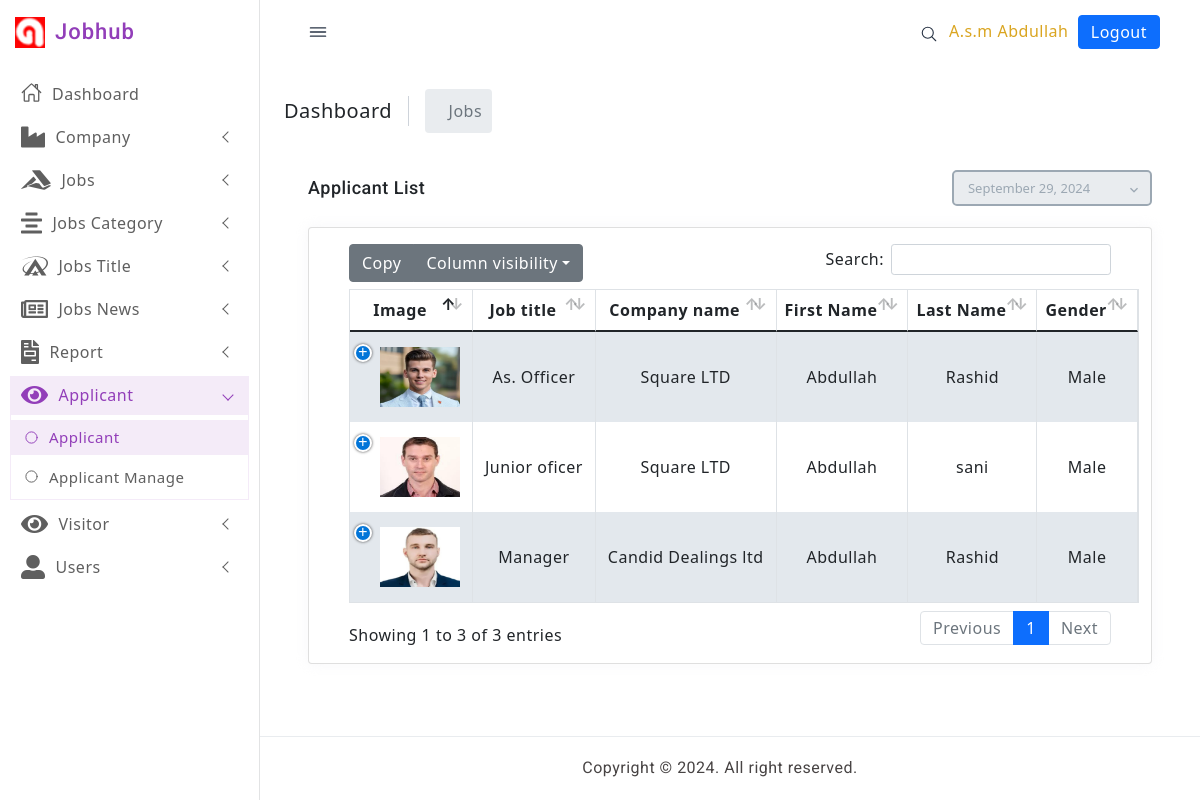
Screenshot of /admin/applicant_info.php (signed in) with the database file from the repository.
### tables this page shows
CREATE TABLE `applicant` (
  `id` int(11) NOT NULL,
  `title` varchar(50) NOT NULL,
  `company_name` varchar(50) NOT NULL,
  `fname` varchar(50) NOT NULL,
  `lname` varchar(50) NOT NULL,
  `gender` varchar(30) NOT NULL,
  `birth` date NOT NULL,
  `education` varchar(50) NOT NULL,
  `email` varchar(30) NOT NULL,
  `contact` varchar(20) NOT NULL,
  `experience` varchar(20) NOT NULL,
  `skill` varchar(20) NOT NULL,
  `address` varchar(50) NOT NULL,
  `about` varchar(150) NOT NULL,
  `resume` varchar(100) NOT NULL,
  `photo` varchar(200) NOT NULL,
  `status` varchar(200) NOT NULL
);

### admin/applicant_info.php (the view, shortened to what this page needs)
<?php
require('connection.php');
$user_first_name = $_SESSION['user_first_name'];
$user_last_name = $_SESSION['user_last_name'];
if (!empty($user_first_name) && !empty($user_last_name)) {
?>
  <!doctype html>
  <html lang="en">
  <head>
    <link href="assets/css/pace.min.css" rel="stylesheet" />
    <link href="assets/plugins/simplebar/css/simplebar.css" rel="stylesheet" />
    <link href="assets/plugins/perfect-scrollbar/css/perfect-scrollbar.css" rel="stylesheet" />
    <link href="assets/plugins/metismenu/css/metisMenu.min.css" rel="stylesheet" />
    <link href="assets/css/bootstrap.min.css" rel="stylesheet">
    <link href="assets/css/bootstrap-extended.css" rel="stylesheet">
    <link href="assets/css/style.css" rel="stylesheet">
    <link href="assets/css/icons.css" rel="stylesheet">
    <link href="assets/css/dark-theme.css" rel="stylesheet" />
    <link href="assets/css/semi-dark.css" rel="stylesheet" />
    <link href="assets/css/header-colors.css" rel="stylesheet" />
    <link href="plugins/bootstrap-datepicker/css/bootstrap-datepicker.min.css" rel="stylesheet">
    <link href="plugins/datatables/dataTables.bootstrap4.min.css" rel="stylesheet" type="text/css" />
    <link href="plugins/datatables/buttons.bootstrap4.min.css" rel="stylesheet" type="text/css" />
    <link href="plugins/datatables/responsive.bootstrap4.min.css" rel="stylesheet" type="text/css" />
    <link href="ass/css/bootstrap.min.css" rel="stylesheet" type="text/css">
    <link href="ass/css/metismenu.min.css" rel="stylesheet" type="text/css">
    <link href="ass/css/icons.css" rel="stylesheet" type="text/css">
    <link href="ass/css/style.css" rel="stylesheet" type="text/css">
    <link href="https://cdn.jsdelivr.net/npm/bootstrap@5.0.2/dist/css/bootstrap.min.css" rel="stylesheet">
    <link rel="stylesheet" href="https://pro.fontawesome.com/releases/v5.10.0/css/all.css" />
  </head>
  <body>
    <div class="wrapper">
      <?php require_once "include/leftbar.php" ?>
      <?php require_once "include/topbar.php" ?>
      <div class="page-content-wrapper">
        <div class="page-content">
          <div class="page-breadcrumb d-none d-sm-flex align-items-center mb-3">
            <div class="breadcrumb-title pe-3">Dashboard</div>
            <div class="ps-3">
              <nav aria-label="breadcrumb">
                <ol class="breadcrumb mb-0 p-0 align-items-center">
                  <li class="breadcrumb-item active" aria-current="page" style="padding: 10px;">Jobs</li>
                </ol>
              </nav>
            </div>
          </div>
          <div class="container-fluid">
            <div class="page-title-box">
              <div class="row align-items-center ">
                <div class="col-md-8">
                  <div class="page-title-box">
                    <h4 class="page-title">Applicant List</h4>
                  </div>
                </div>
                <div class="col-md-4">
                  <div class="float-right d-none d-md-block app-datepicker">
                    <input type="text" class="form-control" data-date-format="MM dd, yyyy" readonly="readonly" id="datepicker">
                    <i class="mdi mdi-chevron-down mdi-drop"></i>
                  </div>
                </div>
              </div>
            </div>
            <div class="row">
              <div class="col-12">
                <div class="card">
                  <div class="card-body">
                    <?php
                    $sql = "SELECT * FROM applicant";
                    $query = $conn->query($sql);
                    ?>
                    <table id="datatable-buttons" class="table table-striped table-bordered dt-responsive nowrap" style="border-collapse: collapse; border-spacing: 0; width: 100%;">
                      <thead>
                        <tr style="text-align:center">
                            <th>Image</th>
                          <th>Job title</th>
                          <th>Company name</th>
                          <th>First Name</th>
                          <th>Last Name</th>
                          <th>Gender</th>
                        </tr>
                      </thead>
                      <tbody>
                        <?php while ($data = $query->fetch_object()) { ?>
                          <tr style="text-align:center">
                          <td><?php echo "<img src='../$data->photo' style='height:60px;width: 80px'> ";?></td>
                            <td><?php echo $data->title  ?></td>
                            <td><?php echo $data->company_name  ?></td>
                            <td><?php echo $data->fname  ?></td>
                            <td> <?php echo $data->lname  ?></td>
                            <td> <?php echo $data->gender  ?></td>
                          </tr>
                        <?php  } ?>
                      </tbody>
                    </table>
                  </div>
                </div>
              </div>
            </div>
          </div>
          </div>
          </div>
          </div>
          <?php require_once "include/footer.php" ?>
  </body>
  </html>
<?php
} else {
  header('location:login.php');
}
?>

### admin/assets/css/style.css (style rules this page uses)
body { color: #4c5258; font-size: 14px; letter-spacing: .5px; background-color: #ffffff; overflow-x: hidden; font-family: Roboto, sans-serif; }
::placeholder { opacity: 0.5 !important; }
.wrapper { position: relative; width: 100%; height: auto; }
.wrapper .page-content-wrapper { margin-left: 260px; margin-top: 65px; padding-bottom: 20px; transition: .3s all; }
.wrapper .page-content { padding: 1.5rem; }
.breadcrumb-title { font-size: 20px; border-right: 1.5px solid #ced3da; }
.page-breadcrumb .breadcrumb li.breadcrumb-item { font-size: 16px; }
.page-breadcrumb .breadcrumb-item+.breadcrumb-item::before { display: inline-block; padding-right: .5rem; font-family: LineIcons; content: "\ea5c"; }

### admin/ass/css/style.css (style rules this page uses)
body { background-repeat: repeat; background: #f3f6fb; font-family: "Nunito", sans-serif; color: #354558; font-size: 14px; }
html { overflow-x: hidden; position: relative; min-height: 100%; }
h1, h2, h3, h4, h5, h6 { margin: 10px 0; font-family: "Roboto", sans-serif; }
* { outline: none !important; }
.breadcrumb > li + li:before { padding: 0 5px; color: #9ca8b3; content: "\f105" !important; font-family: 'Font Awesome 5 Free'; font-weight: 900; }
.app-datepicker { position: relative; }
.app-datepicker .form-control, .app-datepicker .form-control:focus { border: 1px solid transparent; font-size: 13px; height: 36px; padding-left: 14px; padding-right: 10px; border: 2px solid #9ca8b3; background-color: transparent; color: #9ca8b3; -webkit-box-shadow: none; box-shadow: none; border-radius: 5px; width: 200px; }
.app-datepicker i { position: absolute; top: 8px; left: 174px; color: #9ca8b3; }
.page-title-box { padding: 12px 0px; }
.page-title-box .page-title { font-size: 18px; margin: 0; line-height: 30px; }
.card { border: none; -webkit-box-shadow: 0px 0px 13px 0px rgba(236, 236, 241, 0.44); box-shadow: 0px 0px 13px 0px rgba(236, 236, 241, 0.44); margin-bottom: 30px; }
.form-control { font-size: 14px; }
.table { margin-bottom: 10px; }
.table > tbody > tr > td, .table > tfoot > tr > td, .table > thead > tr > td { padding: 15px 12px; }
.table-hover tbody tr:hover, .table-striped tbody tr:nth-of-type(odd), .thead-default th { background-color: #eff4fa; }
.table td, .table th { vertical-align: middle; }

### rows the page displays
applicant: photo (picture), title "As. Officer", company_name "Square LTD", fname "Abdullah", lname "Rashid", gender "Male"
applicant: photo (picture), title "Junior oficer", company_name "Square LTD", fname "Abdullah", lname "sani", gender "Male"
applicant: photo (picture), title "Manager", company_name "Candid Dealings ltd", fname "Abdullah", lname "Rashid", gender "Male"

### other values shown
$user_first_name "A.s.m"
$user_last_name "Abdullah"
